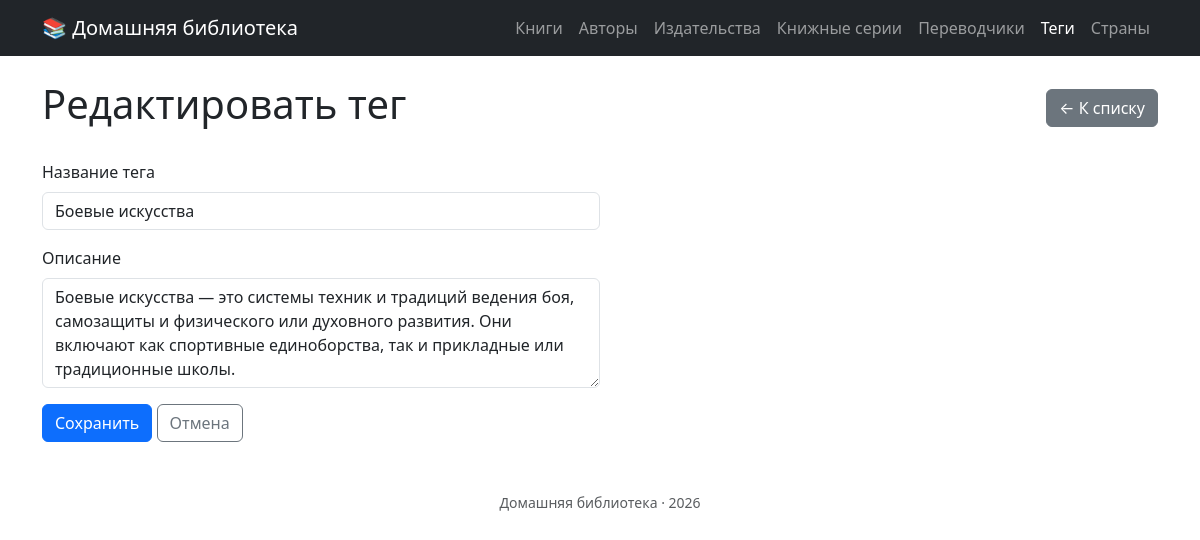
The app's page /tags/1/edit with its own data.
### tables this page shows
CREATE TABLE `tags` (
  `id` int unsigned NOT NULL AUTO_INCREMENT,
  `name` varchar(100) NOT NULL,
  `created_at` datetime NOT NULL DEFAULT CURRENT_TIMESTAMP,
  `updated_at` datetime NOT NULL DEFAULT CURRENT_TIMESTAMP ON UPDATE CURRENT_TIMESTAMP,
  `description` text,
  PRIMARY KEY (`id`),
  UNIQUE KEY `uq_tags_name` (`name`)
);

### src/Presentation/View/render.php (called while the page is built, shortened)
<?php
function render(string $template, array $data = []): string
{
    extract($data, EXTR_SKIP);
    require BASE_PATH . "/src/Presentation/View/{$template}.php";
    return ob_get_clean();
}

### src/Presentation/Controller/TagController.php (called while the page is built, shortened)
<?php
final class TagController
{
    public function edit(int $id): void{
        $tag = $this->tagRepo->findById($id);
        $title = 'Редактировать тег';
        $data = [
            'tag' => $tag,
            'title' => $title,
            'errors' => []
        ];
        $content = render('tag/form', $data);
        require BASE_PATH . '/src/Presentation/View/layout.php';
    }
}

### public/index.php (called while the page is built, shortened)
<?php
require BASE_PATH . '/src/Presentation/View/render.php';
$pdo = new \PDO(
    'mysql:host=127.0.0.1;dbname=books;charset=utf8mb4',
    'root',
    '',
    [
        \PDO::ATTR_ERRMODE => \PDO::ERRMODE_EXCEPTION,
        \PDO::ATTR_DEFAULT_FETCH_MODE => \PDO::FETCH_ASSOC,
    ]
);
$bookRepo = new PdoBookRepository($pdo);
$authorRepo = new PdoAuthorRepository($pdo);
$countryRepo = new PdoCountryRepository($pdo);
$publisherRepo = new PdoPublisherRepository($pdo);
$seriesRepo = new PdoSeriesRepository($pdo);
$translatorRepo = new PdoTranslatorRepository($pdo);
$tagRepo = new PdoTagRepository($pdo);
$bookController = new BookController($bookRepo, $authorRepo, $countryRepo, $publisherRepo, $seriesRepo, $translatorRepo, $tagRepo);
$authorController = new AuthorController($bookRepo, $authorRepo);
$countryController = new CountryController($countryRepo);
$publisherController = new PublisherController($publisherRepo, $bookRepo, $authorRepo);
$seriesController = new SeriesController($seriesRepo, $bookRepo, $authorRepo);
$translatorController = new TranslatorController($translatorRepo, $bookRepo, $authorRepo);
$tagController = new TagController($tagRepo, $bookRepo, $authorRepo);
$router = new Router();
$router->get('/', function() {
    $title = 'Главная';
    $content = render('home');
    require BASE_PATH . '/src/Presentation/View/layout.php';
});
$router->get('/books', function() use($bookController){
    $bookController->index();
});
$router->get('/books/create', function () use ($bookController){
    $bookController->create();
});
$router->post('/books', function () use ($bookController) {
    $bookController->store();
});
$router->get('/books/{id}/edit', function ($id) use ($bookController){
    $bookController->edit((int) $id);
});
$router->post('/books/{id}', function ($id) use ($bookController) {
    $bookController->update((int) $id);
});
$router->post('/books/{id}/delete', function ($id) use ($bookController){
    $bookController->delete((int) $id);
});
$router->get('/books/{id}', function ($id) use ($bookController){
    $bookController->show((int) $id);
});
$router->get('/authors', function () use ($authorController) {
    $authorController->index();
});
$router->get('/authors/create', function () use ($authorController){
    $authorController->create();
});
$router->post('/authors', function () use ($authorController) {
    $authorController->store();
});
$router->get('/authors/{id}/edit', function ($id) use ($authorController){
    $authorController->edit((int) $id);
});
$router->post('/authors/{id}', function ($id) use ($authorController) {
    $authorController->update((int) $id);
});
$router->post('/authors/{id}/delete', function ($id) use ($authorController){
    $authorController->delete((int) $id);
});
$router->get('/authors/{id}', function ($id) use ($authorController) {
    $authorController->show((int) $id);
});
$router->get('/countries', function() use($countryController){
    $countryController->index();
});
$router->get('/countries/create', function() use($countryController){
    $countryController->create();
});
$router->post('/countries', function() use($countryController){
    $countryController->store();
});
$router->get('/countries/{id}/edit', function($id) use ($countryController){
    $countryController->edit((int) $id);
});
$router->post('/countries/{id}', function($id) use ($countryController){
    $countryController->update((int) $id);
});
$router->post('/countries/{id}/delete', function($id) use ($countryController){
    $countryController->delete((int) $id);
});
$router->get('/publishers', function () use ($publisherController) {
    $publisherController->index();
});
$router->get('/publishers/create', function () use ($publisherController) {
    $publisherController->create();
});
$router->post('/publishers', function () use ($publisherController) {
    $publisherController->store();
});
$router->get('/publishers/{id}/edit', function ($id) use ($publisherController) {
    $publisherController->edit((int) $id);
});
$router->post('/publishers/{id}', function ($id) use ($publisherController) {
    $publisherController->update((int) $id);
});
$router->post('/publishers/{id}/delete', function ($id) use ($publisherController) {
    $publisherController->delete((int) $id);
});
$router->get('/series', function () use ($seriesController) {
    $seriesController->index();
});
$router->get('/series/create', function () use ($seriesController) {
    $seriesController->create();
});
$router->post('/series', function () use ($seriesController) {
    $seriesController->store();
});
$router->get('/series/{id}/edit', function ($id) use ($seriesController) {
    $seriesController->edit((int) $id);
});
$router->post('/series/{id}', function ($id) use ($seriesController) {
    $seriesController->update((int) $id);
});
$router->post('/series/{id}/delete', function ($id) use ($seriesController) {
    $seriesController->delete((int) $id);
});
$router->get('/publishers/{id}', function ($id) use ($publisherController) {
    $publisherController->show((int) $id);
});
$router->get('/series/{id}', function ($id) use ($seriesController) {
    $seriesController->show((int) $id);
});
$router->get('/translators', function () use ($translatorController) {
    $translatorController->index();
});
$router->get('/translators/create', function () use ($translatorController) {
    $translatorController->create();
});
$router->post('/translators', function () use ($translatorController) {
    $translatorController->store();
});
$router->get('/translators/{id}/edit', function ($id) use ($translatorController) {
    $translatorController->edit((int) $id);
});
$router->post('/translators/{id}', function ($id) use ($translatorController) {
    $translatorController->update((int) $id);
});
$router->post('/translators/{id}/delete', function ($id) use ($translatorController) {
    $translatorController->delete((int) $id);
});
$router->get('/translators/{id}', function ($id) use ($translatorController) {
    $translatorController->show((int) $id);
});
$router->get('/tags', function () use ($tagController) {
    $tagController->index();
});
$router->get('/tags/create', function () use ($tagController) {
    $tagController->create();
});
$router->post('/tags', function () use ($tagController) {
    $tagController->store();
});
$router->get('/tags/{id}/edit', function ($id) use ($tagController) {
    $tagController->edit((int) $id);
});
$router->post('/tags/{id}', function ($id) use ($tagController) {
    $tagController->update((int) $id);
});
$router->post('/tags/{id}/delete', function ($id) use ($tagController) {
    $tagController->delete((int) $id);
});
$router->get('/tags/{id}', function ($id) use ($tagController) {
    $tagController->show((int) $id);
});
$router->run($_SERVER['REQUEST_URI'], $_SERVER['REQUEST_METHOD']);

### src/Infrastructure/Database/PdoTagRepository.php (called while the page is built, shortened)
<?php
final class PdoTagRepository implements TagRepositoryInterface
{
    public function findById(int $id): ?Tag{
        $stmt = $this->pdo->prepare(
            "SELECT * FROM tags WHERE id = :id "
        );
        $stmt->execute(
            [
                'id' => $id
            ]
        );
        $row = $stmt->fetch(\PDO::FETCH_ASSOC);
        return Tag::reconstitute(
            id: (int)$row['id'],
            name: $row['name'],
            description: $row['description'],
            createdAt: new \DateTimeImmutable($row['created_at']),
            updatedAt: new \DateTimeImmutable($row['updated_at'])
        );
    }
}

### src/Domain/Tag/Tag.php (called while the page is built, shortened)
<?php
final class Tag
{
    public static function reconstitute(
        int $id,
        string $name,
        ?string $description,
        \DateTimeImmutable $createdAt,
        \DateTimeImmutable $updatedAt
    ): self{
        return new self(
            id: $id,
            name: $name,
            description: $description,
            createdAt: $createdAt,
            updatedAt: $updatedAt
        );
    }
    public function id(): int{
        return $this->id;
    }
    public function name(): string{
        return $this->name;
    }
    public function description(): ?string{
        return $this->description;
    }
}

### src/Presentation/View/tag/form.php (the view, shortened to what this page needs)
<div class="d-flex justify-content-between align-items-center mb-4">
    <h1><?= htmlspecialchars($title) ?></h1>
    <a href="/tags" class="btn btn-secondary">← К списку</a>
</div>
<form method="post" action="<?= $tag === null ? '/tags' : '/tags/' . $tag->id() ?>" class="col-md-6">
    <div class="mb-3">
        <label for="name" class="form-label">Название тега</label>
        <input type="text" name="name" id="name" class="form-control" required
               value="<?= $tag !== null ? htmlspecialchars($tag->name()) : htmlspecialchars($old['name'] ?? '') ?>">
    </div>
    <div class="mb-3">
        <label for="description" class="form-label">Описание</label>
        <textarea name="description" id="description" class="form-control" rows="4"><?= $tag !== null ? htmlspecialchars($tag->description() ?? '') : htmlspecialchars($old['description'] ?? '') ?></textarea>
    </div>
    <button type="submit" class="btn btn-primary">Сохранить</button>
    <a href="/tags" class="btn btn-outline-secondary">Отмена</a>
</form>

### src/Presentation/Router.php (shortened to what this page needs)
<?php
final class Router
{
    private array $routes = [];
    public function  get(string $path, callable $handler): void{
        $this->routes['GET'][$path] = $handler;
    }
    public function post(string $path, callable $handler): void{
        $this->routes['POST'][$path] = $handler;
    }
    public function run(string $uri, string $method = 'GET'): void{
        $path = parse_url($uri, PHP_URL_PATH);
        foreach($this->routes[$method] as $route => $handler){
            $pattern = preg_replace('#\{[^}]+\}#', '([^/]+)', $route);
            $pattern = '#^' . $pattern . '$#';
            if (preg_match($pattern, $path, $matches)) {
                array_shift($matches);
                $handler(...$matches);
                return;
            }
        }
    }
}

### records on screen
tags: name "Боевые искусства", description "Боевые искусства — это системы техник и традиций ведения боя, самозащиты и физического или духовного развития. Они включают как спортивные единоборства, так и прикладные или традиционные школы."

### other values on screen
$item['label'] "Книги"
$item['label'] "Авторы"
$item['label'] "Издательства"
$item['label'] "Книжные серии"
$item['label'] "Переводчики"
$item['label'] "Теги"
$item['label'] "Страны"
